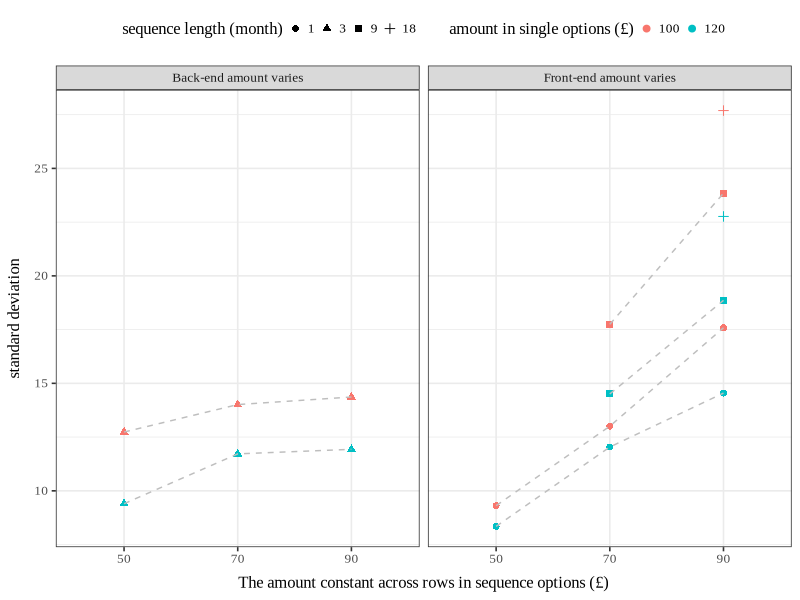
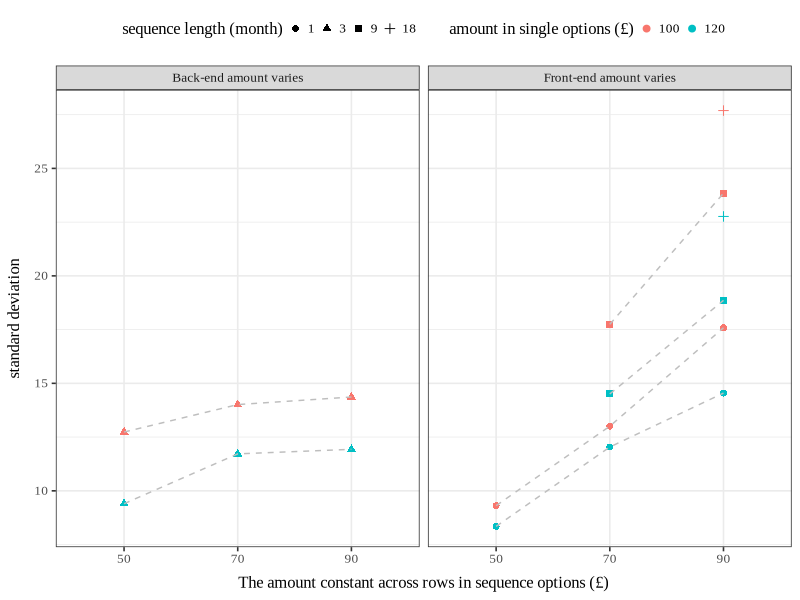

Generate these figures, in order, with R:

library(readxl)
library(tidyverse)
library(stringr)
library(lme4)
#library(optimx)


options(digits = 3)

# ----------------------------------
#         Useful Functions
# ----------------------------------

coef_confint <- function(model, coef_name = NULL, conf_level = 0.95){
  
  critical <- qnorm((1 + conf_level) / 2)
  
  if(is.null(coef_name)){
    coef_est <- summary(model)[,"Estimate"]
    se <- summary(model)$coef[, "Std. Error"]
    p_value <- summary(model)$coef[, "Pr(>|z|)"]
  }else{
    coef_est <- summary(model)$coef[coef_name,"Estimate"]
    se <- summary(model)$coef[coef_name, "Std. Error"]
    p_value <- summary(model)$coef[coef_name, "Pr(>|z|)"]
  }

  conf_int <- data.frame(coef = coef_est,
                         bse = se,
                         p_value = p_value) %>%
              mutate(lower_bound = coef - critical*bse,
                     upper_bound = coef + critical*bse
                     )
  
  print(paste0('Confidence level:',conf_level))
  return(conf_int)
}

ara_solver <- function(x_risk,x_safe){
  
  a <- seq(0.001,0.2,by=0.001)
  u_risk <- 1-exp(-a*x_risk)
  u_safe <- 1-exp(-a*x_safe)
  diff <- abs(0.5*u_risk - u_safe)
  
  a[which.min(diff)]
}

# ----------------------------------
#         Load Data
# ----------------------------------
# choice data(N=160)
# Each choice is between option A and option B(labelled by 1 and 2) 
df_raw <- read_excel("experiment.1.data.xlsx",sheet = 1)[-1,]

df_raw$duration <- as.numeric(df_raw$`Duration (in seconds)`)
df_raw$prolific_id <- df_raw$PROLIFIC_PID

# Loop and Merge design for intertemporal choices 
lm_design <- read_excel("experiment.1.data.xlsx",sheet = 2)

# design for risky choices
risky_design <- read_excel("experiment.1.data.xlsx",sheet = 3)

# Filter data by attention check
# People should choose option B in Q7, and option A in Q8, and spend >3min 
cols <- colnames(df_raw)[29:249]
cols_attention_check_1 <- cols[grep("Q7", cols)]
cols_attention_check_2 <- cols[grep("Q8", cols)]

df_filtered <- df_raw %>% 
          select(c('prolific_id','duration',cols)) %>%
          mutate_at(vars(cols),as.numeric)%>%
          filter(if_all(cols_attention_check_1, ~ . == 2)) %>% 
          filter(if_all(cols_attention_check_2, ~ . == 1)) %>%
          filter(duration >180) %>%
          select(-c(cols_attention_check_1,cols_attention_check_2))

# 157 of the 160 participants pass attention check 
nrow(df_filtered)


# ----------------------------------
#   Characterize Utility Function
# ----------------------------------

# Gather data to make each choice occupy a row
df_choice <- df_filtered %>% 
  mutate(pid = factor(1:nrow(df_filtered))) %>%
  gather(key = 'question', value = 'choice', -c(pid, prolific_id,duration))


# Split choice data into intertemporal choices and risky choices
# risky choices: Q10, Q11, Q12
risky_cols <- cols[grep("Q10|Q11|Q12", cols)]

df_risky <- df_risky_choice <- df_choice %>%
  filter(question %in% risky_cols) %>%
  mutate(row_id = str_extract(question, "(?<=_)(\\d+)$"),
         q_id = str_extract(question, "(?<=Q)\\d+"),
         choice = choice -1) %>%
  mutate_at(vars(c(q_id,row_id)),as.numeric) %>% 
  left_join(risky_design, by =c('q_id','row_id'))

write.csv(df_risky,file='risky_choice_obs.csv')

df_risky_choice <- df_choice %>%
  filter(question %in% risky_cols) %>%
  mutate(row_id = str_extract(question, "(?<=_)(\\d+)$"),
         q_id = str_extract(question, "(?<=Q)\\d+")) %>%
  mutate_at(vars(c(q_id,row_id)),as.numeric) %>% 
  group_by(prolific_id,pid,q_id,choice) %>%
  summarise(row_id = ifelse(unique(choice) == 1,max(row_id),min(row_id)))%>%
  left_join(risky_design) %>%
  group_by(prolific_id,pid,risk_amount) %>%
  summarise(safe_amount = mean(safe_amount))



ra_est <- df_risky_choice %>% 
  mutate(implied_rra = log(0.5,base = safe_amount/risk_amount),
         implied_ara = mapply(ara_solver,risk_amount/10,safe_amount/10))

# RRA yields smaller variance than ARA
ra_est %>% group_by(risk_amount) %>%
  summarise(rra_mean = mean(implied_rra),
            rra_sd = sd(implied_rra),
            ara_mean = mean(implied_ara)*10,
            ara_sd = sd(implied_ara)*10
            )

# mean rra: 0.749
crra <- mean(ra_est$implied_rra)


# ----------------------------------
#      Descriptive Analysis
# ----------------------------------

# intertemporal choices: Q5 (Immed_Rw_Vary), Q6 (Delayed_Rw_Vary)
df_time_choice <- df_choice %>%
  filter(!question %in% risky_cols) %>%
  mutate(q_id = str_extract(question, "\\d+(?=_)"),
         cond_id = str_extract(question, "(?<=Q)\\d+"),
         row_id = str_extract(question, "(?<=_)(\\d+)$")) %>%
  mutate_at(vars(c(q_id,cond_id,row_id)),as.numeric) %>%
  mutate(choice = choice -1,
         cond = ifelse(cond_id==5,'Delayed_Rw_Vary','Immed_Rw_Vary'))%>%
  left_join(lm_design, by = c('cond','q_id')) %>%
  mutate(b_vary_rw = row_id,
         b_fixed_rw = b_fixed_rw *0.1,
         a_rw = a_rw *0.1) %>%
  select(-c(q_id,cond_id,row_id,question))


# plot the variance of choice for each question
df_time_equiv <- df_time_choice %>%
  group_by(prolific_id,pid,cond,a_rw,b_fixed_rw,b_delay,choice) %>%
  summarise(b_vary_rw = ifelse(unique(choice) == 0,max(b_vary_rw),min(b_vary_rw)))%>%
  group_by(prolific_id,pid,cond,a_rw,b_fixed_rw,b_delay) %>%
  summarise(b_vary_rw = mean(b_vary_rw))

sum_time_equiv <- df_time_equiv %>% 
  mutate(a_rw = a_rw*10,
         b_fixed_rw = b_fixed_rw*10,
         b_vary_rw = b_vary_rw*10) %>%
  group_by(cond,a_rw,b_fixed_rw,b_delay) %>%
  summarise(mean_vary_rw = mean(b_vary_rw),
            std_vary_rw = sd(b_vary_rw))

ggplot(data=sum_time_equiv,
       aes(x=factor(b_fixed_rw),
           y=std_vary_rw))+
  geom_point(aes(shape= factor(b_delay),
                 color= factor(a_rw)),
             size = 2)+
  geom_line(aes(group = interaction(b_delay, a_rw)),
            linetype = 'dashed', color = 'grey') +
  facet_wrap(~cond,
             labeller = as_labeller(
               c('Immed_Rw_Vary' = 'Front-end amount varies',
                 'Delayed_Rw_Vary' = 'Back-end amount varies')))+
  labs(x = 'The amount constant across rows in sequence options (£)',
       y = 'standard deviation') +
  scale_shape_discrete(name = "sequence length (month)") +
  scale_color_discrete(name = "amount in single options (£)") +
  theme_bw(12)+
  theme(
    legend.position = 'top',
    #legend.box = "vertical",
    #legend.spacing.y = unit(-0.2, "cm"),
    legend.key.width = unit(0, "cm"),
    axis.title.x = element_text(margin = margin(t = 8)),
    axis.title.y = element_text(margin = margin(r = 8)),
    text = element_text(family = "Times New Roman")
  )

ggsave('./figures/fig_switch_sd.png',device = 'png',width = 18, height = 9, units = 'cm')



# construct datasets for regression
df_time_immed <- df_time_choice[df_time_choice$cond == 'Immed_Rw_Vary',]
df_time_delayed <- df_time_choice[df_time_choice$cond == 'Delayed_Rw_Vary',]

# ----------------------------------
#       Baseline Model
# ----------------------------------
# Logitstic Regression:Immed_Rw_Vary

formula1 <- as.formula("choice ~ a_rw + b_vary_rw*factor(b_fixed_rw) + 
                b_vary_rw*factor(b_delay) + factor(pid)")

logit1 <- glm(formula1, 
            data = df_time_immed, 
            family = binomial(link='logit'))

coef_name1 <- names(logit1$coefficients)[-grep('pid',names(logit1$coefficients))]

fe_logit1 <- coef_confint(logit1,coef_name = coef_name1)

df_time_immed$pred_logit <- predict(logit1,type='response')

# Logitstic Regression:Delayed_Rw_Vary

formula2 <- as.formula("choice ~ a_rw + b_vary_rw*factor(b_fixed_rw) + factor(pid)")

logit2 <- glm(formula2, 
              data = df_time_delayed, 
              family = binomial(link='logit'))

coef_name2 <- names(logit2$coefficients)[-grep('pid',names(logit2$coefficients))]

fe_logit2 <- coef_confint(logit2,coef_name = coef_name2)

df_time_delayed$pred_logit <- predict(logit2,type='response')


# # Generalized Linear Mixed Model (GLMM): use the Laplace approx. method to
# # to obtain likelihood function, the result is similar to regression with
# # dummy variables (but slightly different).
# 
# # Immed_Rw_Vary
# 
# mod1 <- glmer(choice ~ a_rw + b_vary_rw*factor(b_fixed_rw) +
#                 b_vary_rw*factor(b_delay) + (1|pid),
#               data = df_time_immed,
#               family = binomial(link='logit'),
#               control = glmerControl(optimizer = "bobyqa",calc.derivs = TRUE))
# 
# # Gradient information
# mod1@optinfo$derivs
# 
# # Coefficients
# summary(mod1)
# confint(mod1, method = "Wald")
# 
# 
# # Delayed_Rw_Vary
# 
# mod2 <- glmer(choice ~ a_rw + b_vary_rw*factor(b_fixed_rw) + (1|pid),
#               data = df_time_delayed,
#               family = binomial(link='logit'),
#               control = glmerControl(optimizer = "bobyqa",calc.derivs = TRUE))
# 
# # Gradient information
# mod2@optinfo$derivs
# 
# # Coefficients
# summary(mod2)
# confint(mod2, method = "Wald")

print('Baseline model fitted')

# ----------------------------------
#          Utility Model
# ----------------------------------

# Immed_Rw_Vary

df_time_immed$u_a_rw <- (df_time_immed$a_rw*10)^crra/10
df_time_immed$u_b_vary_rw <- (df_time_immed$b_vary_rw*10)^crra/10

formula_u1 <- as.formula("choice ~ u_a_rw + u_b_vary_rw*factor(b_fixed_rw) + 
                u_b_vary_rw*factor(b_delay)+ factor(pid)")

logit_u1 <- glm(formula_u1, 
                data = df_time_immed, 
                family = binomial(link='logit'))

coef_name_u1 <- names(logit_u1$coefficients)[-grep('pid',names(logit_u1$coefficients))]

fe_logit_u1 <- coef_confint(logit_u1,coef_name = coef_name_u1)

df_time_immed$pred_logit_u <- predict(logit_u1,type='response')

# Delayed_Rw_Vary

df_time_delayed$u_a_rw <- (df_time_delayed$a_rw*10)^crra/10
df_time_delayed$u_b_vary_rw <- (df_time_delayed$b_vary_rw*10)^crra/10

formula_u2 <- as.formula("choice ~ u_a_rw + u_b_vary_rw*factor(b_fixed_rw) + 
                + factor(pid)")

logit_u2 <- glm(formula_u2, 
              data = df_time_delayed, 
              family = binomial(link='logit'))

coef_name_u2 <- names(logit_u2$coefficients)[-grep('pid',names(logit_u2$coefficients))]

fe_logit_u2 <- coef_confint(logit_u2,coef_name = coef_name_u2)

df_time_delayed$pred_logit_u <- predict(logit_u2,type='response')

print('Utility model fitted')


# ------------------------------------------
#     Utility + Option A as Treatment
# ------------------------------------------
# Logitstic Regression:Immed_Rw_Vary

formula_a1 <- as.formula("choice ~ u_b_vary_rw*factor(a_rw) + 
                u_b_vary_rw*factor(b_fixed_rw) + 
                u_b_vary_rw*factor(b_delay) + factor(pid)")

logit_a1 <- glm(formula_a1, 
                data = df_time_immed, 
                family = binomial(link='logit'))

coef_name_a1 <- names(logit_a1$coefficients)[-grep('pid',names(logit_a1$coefficients))]

fe_logit_a1 <- coef_confint(logit_a1,coef_name = coef_name_a1)

df_time_immed$pred_logit_a <- predict(logit_a1,type='response')

# Logitstic Regression:Delayed_Rw_Vary

formula_a2 <- as.formula("choice ~ u_b_vary_rw*factor(a_rw) + 
                       u_b_vary_rw*factor(b_fixed_rw) + factor(pid)")

logit_a2 <- glm(formula_a2, 
                data = df_time_delayed, 
                family = binomial(link='logit'))

coef_name_a2 <- names(logit_a2$coefficients)[-grep('pid',names(logit_a2$coefficients))]

fe_logit_a2 <- coef_confint(logit_a2,coef_name = coef_name_a2)

df_time_delayed$pred_logit_a <- predict(logit_a2,type='response')

print('Utility model with option A treatment fitted')

# ------------------------------------------
#         Utility + Censored Data
# ------------------------------------------
# Immed_Rw_Vary
q_filter1 <- df_time_immed %>% 
  group_by(a_rw,b_fixed_rw,b_delay,b_vary_rw) %>%
  summarise(mean_choice = mean(choice)) %>%
  filter(mean_choice >0 & mean_choice <1)

df_censor_immed <- df_time_immed %>% inner_join(q_filter1)

logit_c1 <- glm(formula_a1, 
                data = df_censor_immed,
                family = binomial(link='logit'))

summary(logit_c1)$coef

fe_logit_c1 <- coef_confint(logit_c1,coef_name = coef_name_a1)

df_time_immed$pred_logit_c <- predict(logit_c1,type='response',newdata=df_time_immed)

# Delayed_Rw_Vary
q_filter2 <- df_time_delayed %>% 
  group_by(a_rw,b_fixed_rw,b_vary_rw) %>%
  summarise(mean_choice = mean(choice)) %>%
  filter(mean_choice >0 & mean_choice <1)

df_censor_delayed <- df_time_delayed %>% inner_join(q_filter2)

logit_c2 <- glm(formula_a2, 
                data = df_censor_delayed,
                family = binomial(link='logit'))

fe_logit_c2 <- coef_confint(logit_c2,coef_name = coef_name_a2)

df_time_delayed$pred_logit_c <- predict(logit_c2,type='response',newdata=df_time_delayed)

print('Utility model with censored data fitted')


# ------------------------------------------
#             Save Results
# ------------------------------------------

write.csv(rbind(df_time_immed,df_time_delayed),file='intertemporal_choice_obs.csv')

